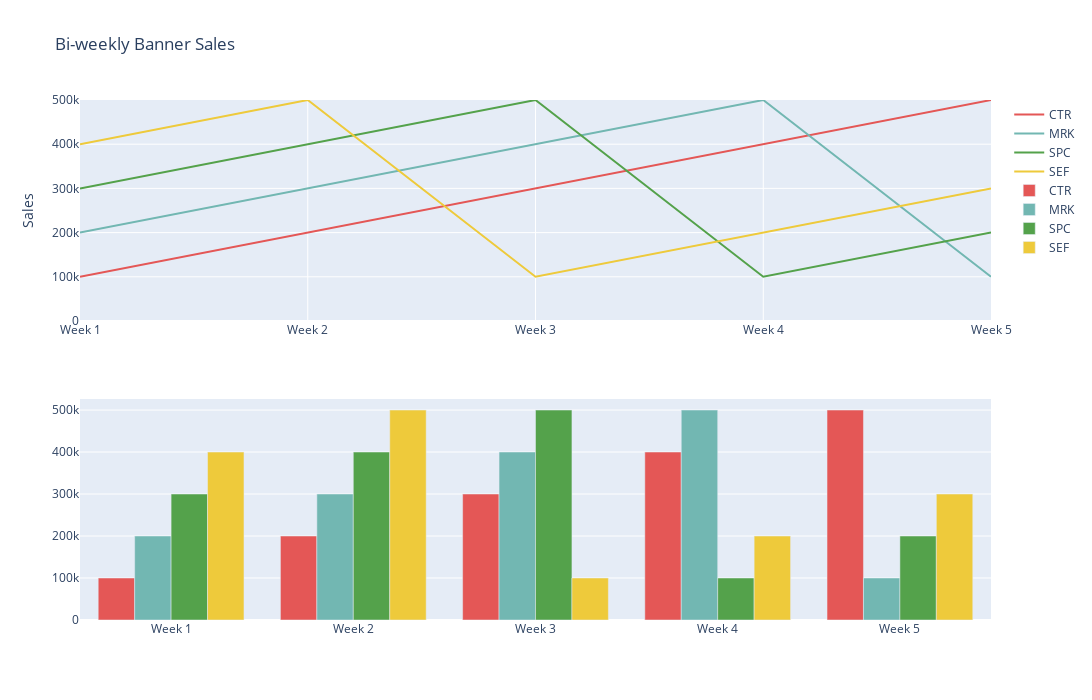

Here is the notebook cell this chart was saved with:
### Markdown cell above
#### Create your Plotly chart

### Code cell
import plotly.express as px
import plotly.graph_objects as go
from plotly.subplots import make_subplots

# Create data
weeks = ['Week 1', 'Week 2', 'Week 3', 'Week 4', 'Week 5']
brands = ['CTR', 'MRK', 'SPC', 'SEF']
data = [[100000, 200000, 300000, 400000, 500000],
        [200000, 300000, 400000, 500000, 100000],
        [300000, 400000, 500000, 100000, 200000],
        [400000, 500000, 100000, 200000, 300000]]

#define colors
colors = px.colors.qualitative.T10

# Create subplot chart
fig = make_subplots(rows=2, cols=1)

# Create line plot
for i in range(len(brands)):
    fig.add_trace(go.Scatter(x=weeks,
                             y=data[i],
                             mode='lines',
                             name=brands[i],
                             marker=dict(color=colors[i+2])),
                  row=1,
                  col=1)
fig.update_yaxes(range=[0,500000], row=1, col=1)

# Create bar plot
for i in range(len(brands)):
    fig.add_trace(go.Bar(x=weeks,
                         y=data[i],
                         name=brands[i],
                         marker=dict(color=colors[i+2])),
                  row=2,
                  col=1)

fig.update_layout(title='Bi-weekly Banner Sales',
                   yaxis_title='Sales',
                 width=1100, height=700)

# Show plot
fig.show()

### Figure 1 — Plotly figure (JSON) as saved in the notebook; plotly's stock layout.template omitted (floating-point values rounded to 4 significant figures)
{"data": [{"marker": {"color": "#E45756"}, "mode": "lines", "name": "CTR", "type": "scatter", "x": ["Week 1", "Week 2", "Week 3", "Week 4", "Week 5"], "xaxis": "x", "y": [100000, 200000, 300000, 400000, 500000], "yaxis": "y"}, {"marker": {"color": "#72B7B2"}, "mode": "lines", "name": "MRK", "type": "scatter", "visible": true, "x": ["Week 1", "Week 2", "Week 3", "Week 4", "Week 5"], "xaxis": "x", "y": [200000, 300000, 400000, 500000, 100000], "yaxis": "y"}, {"marker": {"color": "#54A24B"}, "mode": "lines", "name": "SPC", "type": "scatter", "visible": true, "x": ["Week 1", "Week 2", "Week 3", "Week 4", "Week 5"], "xaxis": "x", "y": [300000, 400000, 500000, 100000, 200000], "yaxis": "y"}, {"marker": {"color": "#EECA3B"}, "mode": "lines", "name": "SEF", "type": "scatter", "visible": true, "x": ["Week 1", "Week 2", "Week 3", "Week 4", "Week 5"], "xaxis": "x", "y": [400000, 500000, 100000, 200000, 300000], "yaxis": "y"}, {"marker": {"color": "#E45756"}, "name": "CTR", "type": "bar", "x": ["Week 1", "Week 2", "Week 3", "Week 4", "Week 5"], "xaxis": "x2", "y": [100000, 200000, 300000, 400000, 500000], "yaxis": "y2"}, {"marker": {"color": "#72B7B2"}, "name": "MRK", "type": "bar", "x": ["Week 1", "Week 2", "Week 3", "Week 4", "Week 5"], "xaxis": "x2", "y": [200000, 300000, 400000, 500000, 100000], "yaxis": "y2"}, {"marker": {"color": "#54A24B"}, "name": "SPC", "type": "bar", "x": ["Week 1", "Week 2", "Week 3", "Week 4", "Week 5"], "xaxis": "x2", "y": [300000, 400000, 500000, 100000, 200000], "yaxis": "y2"}, {"marker": {"color": "#EECA3B"}, "name": "SEF", "type": "bar", "x": ["Week 1", "Week 2", "Week 3", "Week 4", "Week 5"], "xaxis": "x2", "y": [400000, 500000, 100000, 200000, 300000], "yaxis": "y2"}], "layout": {"height": 700, "title": {"text": "Bi-weekly Banner Sales"}, "width": 1100, "xaxis": {"anchor": "y", "autorange": true, "domain": [0, 1], "range": [0, 4], "type": "category"}, "xaxis2": {"anchor": "y2", "autorange": true, "domain": [0, 1], "range": [-0.5, 4.5], "type": "category"}, "yaxis": {"anchor": "x", "autorange": false, "domain": [0.575, 1], "range": [0, 500000], "title": {"text": "Sales"}, "type": "linear"}, "yaxis2": {"anchor": "x2", "autorange": true, "domain": [0, 0.425], "range": [0, 526300.0], "type": "linear"}}}
